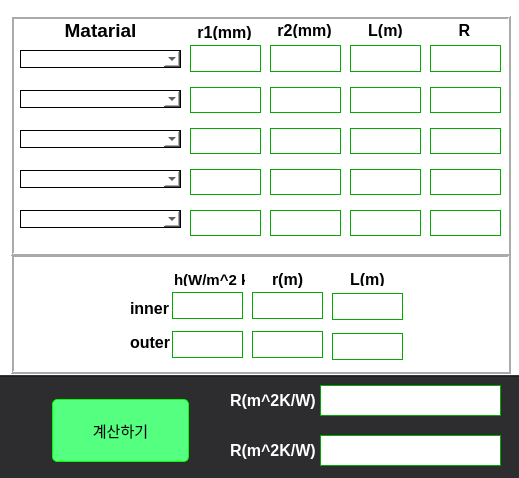
<?xml version="1.0" encoding="UTF-8"?>
<ui version="4.0">
 <class>R4</class>
 <widget class="QDialog" name="R4">
  <property name="geometry">
   <rect>
    <x>0</x>
    <y>0</y>
    <width>519</width>
    <height>478</height>
   </rect>
  </property>
  <property name="palette">
   <palette>
    <active>
     <colorrole role="WindowText">
      <brush brushstyle="SolidPattern">
       <color alpha="255">
        <red>0</red>
        <green>0</green>
        <blue>0</blue>
       </color>
      </brush>
     </colorrole>
     <colorrole role="Button">
      <brush brushstyle="SolidPattern">
       <color alpha="255">
        <red>255</red>
        <green>255</green>
        <blue>255</blue>
       </color>
      </brush>
     </colorrole>
     <colorrole role="Text">
      <brush brushstyle="SolidPattern">
       <color alpha="255">
        <red>0</red>
        <green>0</green>
        <blue>0</blue>
       </color>
      </brush>
     </colorrole>
     <colorrole role="ButtonText">
      <brush brushstyle="SolidPattern">
       <color alpha="255">
        <red>0</red>
        <green>0</green>
        <blue>0</blue>
       </color>
      </brush>
     </colorrole>
     <colorrole role="Base">
      <brush brushstyle="SolidPattern">
       <color alpha="255">
        <red>255</red>
        <green>255</green>
        <blue>255</blue>
       </color>
      </brush>
     </colorrole>
     <colorrole role="Window">
      <brush brushstyle="SolidPattern">
       <color alpha="255">
        <red>255</red>
        <green>255</green>
        <blue>255</blue>
       </color>
      </brush>
     </colorrole>
    </active>
    <inactive>
     <colorrole role="WindowText">
      <brush brushstyle="SolidPattern">
       <color alpha="255">
        <red>0</red>
        <green>0</green>
        <blue>0</blue>
       </color>
      </brush>
     </colorrole>
     <colorrole role="Button">
      <brush brushstyle="SolidPattern">
       <color alpha="255">
        <red>255</red>
        <green>255</green>
        <blue>255</blue>
       </color>
      </brush>
     </colorrole>
     <colorrole role="Text">
      <brush brushstyle="SolidPattern">
       <color alpha="255">
        <red>0</red>
        <green>0</green>
        <blue>0</blue>
       </color>
      </brush>
     </colorrole>
     <colorrole role="ButtonText">
      <brush brushstyle="SolidPattern">
       <color alpha="255">
        <red>0</red>
        <green>0</green>
        <blue>0</blue>
       </color>
      </brush>
     </colorrole>
     <colorrole role="Base">
      <brush brushstyle="SolidPattern">
       <color alpha="255">
        <red>255</red>
        <green>255</green>
        <blue>255</blue>
       </color>
      </brush>
     </colorrole>
     <colorrole role="Window">
      <brush brushstyle="SolidPattern">
       <color alpha="255">
        <red>255</red>
        <green>255</green>
        <blue>255</blue>
       </color>
      </brush>
     </colorrole>
    </inactive>
    <disabled>
     <colorrole role="WindowText">
      <brush brushstyle="SolidPattern">
       <color alpha="255">
        <red>0</red>
        <green>0</green>
        <blue>0</blue>
       </color>
      </brush>
     </colorrole>
     <colorrole role="Button">
      <brush brushstyle="SolidPattern">
       <color alpha="255">
        <red>255</red>
        <green>255</green>
        <blue>255</blue>
       </color>
      </brush>
     </colorrole>
     <colorrole role="Text">
      <brush brushstyle="SolidPattern">
       <color alpha="255">
        <red>0</red>
        <green>0</green>
        <blue>0</blue>
       </color>
      </brush>
     </colorrole>
     <colorrole role="ButtonText">
      <brush brushstyle="SolidPattern">
       <color alpha="255">
        <red>0</red>
        <green>0</green>
        <blue>0</blue>
       </color>
      </brush>
     </colorrole>
     <colorrole role="Base">
      <brush brushstyle="SolidPattern">
       <color alpha="255">
        <red>255</red>
        <green>255</green>
        <blue>255</blue>
       </color>
      </brush>
     </colorrole>
     <colorrole role="Window">
      <brush brushstyle="SolidPattern">
       <color alpha="255">
        <red>255</red>
        <green>255</green>
        <blue>255</blue>
       </color>
      </brush>
     </colorrole>
    </disabled>
   </palette>
  </property>
  <property name="contextMenuPolicy">
   <enum>Qt::DefaultContextMenu</enum>
  </property>
  <property name="windowTitle">
   <string>Dialog</string>
  </property>
  <property name="windowIcon">
   <iconset>
    <normaloff>:/newPrefix/캡처2.PNG</normaloff>:/newPrefix/캡처2.PNG</iconset>
  </property>
  <property name="windowOpacity">
   <double>1.000000000000000</double>
  </property>
  <property name="styleSheet">
   <string notr="true">QWidget {
background-color: rgb(255, 255, 255);
color: rgb(0, 0, 0);
}
QLineEdit {
border:1px solid rgb(0, 170, 0);
background-color: rgb(255, 255, 255);
color: rgb(0, 0, 0);
}
QLineEdit:disabled {
border:1px solid rgb(67, 67, 70);
background-color: rgb(45, 45, 48);
color: rgb(255, 255, 255);
}
QComboBox{
border:1px solid rgb(0, 0, 0);
background-color: rgb(255, 255, 255);
color: rgb(0, 0, 0);
}</string>
  </property>
  <widget class="QWidget" name="verticalLayoutWidget">
   <property name="geometry">
    <rect>
     <x>20</x>
     <y>35</y>
     <width>161</width>
     <height>211</height>
    </rect>
   </property>
   <layout class="QVBoxLayout" name="verticalLayout">
    <property name="spacing">
     <number>17</number>
    </property>
    <property name="topMargin">
     <number>10</number>
    </property>
    <property name="bottomMargin">
     <number>10</number>
    </property>
    <item>
     <widget class="QComboBox" name="comboBox_1"/>
    </item>
    <item>
     <widget class="QComboBox" name="comboBox_2"/>
    </item>
    <item>
     <widget class="QComboBox" name="comboBox_3"/>
    </item>
    <item>
     <widget class="QComboBox" name="comboBox_4"/>
    </item>
    <item>
     <widget class="QComboBox" name="comboBox_5"/>
    </item>
   </layout>
  </widget>
  <widget class="QWidget" name="verticalLayoutWidget_2">
   <property name="geometry">
    <rect>
     <x>190</x>
     <y>35</y>
     <width>71</width>
     <height>211</height>
    </rect>
   </property>
   <layout class="QVBoxLayout" name="verticalLayout_2">
    <property name="spacing">
     <number>15</number>
    </property>
    <property name="topMargin">
     <number>10</number>
    </property>
    <property name="bottomMargin">
     <number>10</number>
    </property>
    <item>
     <widget class="QLineEdit" name="r1input1">
      <property name="font">
       <font>
        <family>Arial</family>
        <pointsize>14</pointsize>
       </font>
      </property>
      <property name="styleSheet">
       <string notr="true"/>
      </property>
      <property name="text">
       <string/>
      </property>
     </widget>
    </item>
    <item>
     <widget class="QLineEdit" name="r1input2">
      <property name="font">
       <font>
        <family>Arial</family>
        <pointsize>14</pointsize>
       </font>
      </property>
      <property name="text">
       <string/>
      </property>
     </widget>
    </item>
    <item>
     <widget class="QLineEdit" name="r1input3">
      <property name="font">
       <font>
        <family>Arial</family>
        <pointsize>14</pointsize>
       </font>
      </property>
      <property name="text">
       <string/>
      </property>
     </widget>
    </item>
    <item>
     <widget class="QLineEdit" name="r1input4">
      <property name="font">
       <font>
        <family>Arial</family>
        <pointsize>14</pointsize>
       </font>
      </property>
      <property name="text">
       <string/>
      </property>
     </widget>
    </item>
    <item>
     <widget class="QLineEdit" name="r1input5">
      <property name="font">
       <font>
        <family>Arial</family>
        <pointsize>14</pointsize>
       </font>
      </property>
      <property name="text">
       <string/>
      </property>
     </widget>
    </item>
   </layout>
  </widget>
  <widget class="QWidget" name="verticalLayoutWidget_3">
   <property name="geometry">
    <rect>
     <x>270</x>
     <y>35</y>
     <width>71</width>
     <height>211</height>
    </rect>
   </property>
   <layout class="QVBoxLayout" name="verticalLayout_3">
    <property name="spacing">
     <number>15</number>
    </property>
    <property name="topMargin">
     <number>10</number>
    </property>
    <property name="bottomMargin">
     <number>10</number>
    </property>
    <item>
     <widget class="QLineEdit" name="r2input1">
      <property name="font">
       <font>
        <family>Arial</family>
        <pointsize>14</pointsize>
       </font>
      </property>
      <property name="text">
       <string/>
      </property>
     </widget>
    </item>
    <item>
     <widget class="QLineEdit" name="r2input2">
      <property name="font">
       <font>
        <family>Arial</family>
        <pointsize>14</pointsize>
       </font>
      </property>
      <property name="text">
       <string/>
      </property>
     </widget>
    </item>
    <item>
     <widget class="QLineEdit" name="r2input3">
      <property name="font">
       <font>
        <family>Arial</family>
        <pointsize>14</pointsize>
       </font>
      </property>
      <property name="text">
       <string/>
      </property>
     </widget>
    </item>
    <item>
     <widget class="QLineEdit" name="r2input4">
      <property name="font">
       <font>
        <family>Arial</family>
        <pointsize>14</pointsize>
       </font>
      </property>
      <property name="text">
       <string/>
      </property>
     </widget>
    </item>
    <item>
     <widget class="QLineEdit" name="r2input5">
      <property name="font">
       <font>
        <family>Arial</family>
        <pointsize>14</pointsize>
       </font>
      </property>
      <property name="text">
       <string/>
      </property>
     </widget>
    </item>
   </layout>
  </widget>
  <widget class="QWidget" name="verticalLayoutWidget_4">
   <property name="geometry">
    <rect>
     <x>350</x>
     <y>35</y>
     <width>71</width>
     <height>211</height>
    </rect>
   </property>
   <layout class="QVBoxLayout" name="verticalLayout_4">
    <property name="spacing">
     <number>15</number>
    </property>
    <property name="topMargin">
     <number>10</number>
    </property>
    <property name="bottomMargin">
     <number>10</number>
    </property>
    <item>
     <widget class="QLineEdit" name="Linput1">
      <property name="font">
       <font>
        <family>Arial</family>
        <pointsize>14</pointsize>
       </font>
      </property>
      <property name="text">
       <string/>
      </property>
     </widget>
    </item>
    <item>
     <widget class="QLineEdit" name="Linput2">
      <property name="font">
       <font>
        <family>Arial</family>
        <pointsize>14</pointsize>
       </font>
      </property>
      <property name="text">
       <string/>
      </property>
     </widget>
    </item>
    <item>
     <widget class="QLineEdit" name="Linput3">
      <property name="font">
       <font>
        <family>Arial</family>
        <pointsize>14</pointsize>
       </font>
      </property>
      <property name="text">
       <string/>
      </property>
     </widget>
    </item>
    <item>
     <widget class="QLineEdit" name="Linput4">
      <property name="font">
       <font>
        <family>Arial</family>
        <pointsize>14</pointsize>
       </font>
      </property>
      <property name="text">
       <string/>
      </property>
     </widget>
    </item>
    <item>
     <widget class="QLineEdit" name="Linput5">
      <property name="font">
       <font>
        <family>Arial</family>
        <pointsize>14</pointsize>
       </font>
      </property>
      <property name="text">
       <string/>
      </property>
     </widget>
    </item>
   </layout>
  </widget>
  <widget class="QWidget" name="verticalLayoutWidget_5">
   <property name="geometry">
    <rect>
     <x>430</x>
     <y>35</y>
     <width>71</width>
     <height>211</height>
    </rect>
   </property>
   <layout class="QVBoxLayout" name="verticalLayout_5">
    <property name="spacing">
     <number>15</number>
    </property>
    <property name="topMargin">
     <number>10</number>
    </property>
    <property name="bottomMargin">
     <number>10</number>
    </property>
    <item>
     <widget class="QLineEdit" name="Rsol1">
      <property name="enabled">
       <bool>true</bool>
      </property>
      <property name="font">
       <font>
        <family>Arial</family>
        <pointsize>14</pointsize>
       </font>
      </property>
      <property name="text">
       <string/>
      </property>
     </widget>
    </item>
    <item>
     <widget class="QLineEdit" name="Rsol2">
      <property name="font">
       <font>
        <family>Arial</family>
        <pointsize>14</pointsize>
       </font>
      </property>
      <property name="text">
       <string/>
      </property>
     </widget>
    </item>
    <item>
     <widget class="QLineEdit" name="Rsol3">
      <property name="font">
       <font>
        <family>Arial</family>
        <pointsize>14</pointsize>
       </font>
      </property>
      <property name="text">
       <string/>
      </property>
     </widget>
    </item>
    <item>
     <widget class="QLineEdit" name="Rsol4">
      <property name="font">
       <font>
        <family>Arial</family>
        <pointsize>14</pointsize>
       </font>
      </property>
      <property name="text">
       <string/>
      </property>
     </widget>
    </item>
    <item>
     <widget class="QLineEdit" name="Rsol5">
      <property name="font">
       <font>
        <family>Arial</family>
        <pointsize>14</pointsize>
       </font>
      </property>
      <property name="text">
       <string/>
      </property>
     </widget>
    </item>
   </layout>
  </widget>
  <widget class="QFrame" name="frame">
   <property name="geometry">
    <rect>
     <x>-10</x>
     <y>375</y>
     <width>651</width>
     <height>131</height>
    </rect>
   </property>
   <property name="styleSheet">
    <string notr="true">QFrame {
background-color: rgb(45, 45, 48);
color: rgb(255, 255, 255);
}
QFrame.QLineEdit {
background-color: rgb(255, 255, 255);
color: rgb(255, 255, 255);
}</string>
   </property>
   <property name="frameShape">
    <enum>QFrame::Box</enum>
   </property>
   <property name="frameShadow">
    <enum>QFrame::Raised</enum>
   </property>
   <widget class="QPushButton" name="Closebutton">
    <property name="geometry">
     <rect>
      <x>60</x>
      <y>20</y>
      <width>141</width>
      <height>71</height>
     </rect>
    </property>
    <property name="font">
     <font>
      <pointsize>-1</pointsize>
      <underline>false</underline>
      <strikeout>false</strikeout>
     </font>
    </property>
    <property name="autoFillBackground">
     <bool>false</bool>
    </property>
    <property name="styleSheet">
     <string notr="true">QPushButton {
  background-color: rgb(85, 255, 127); /* Green */
  border: 1px solid rgb(0, 255, 0);
  border-radius: 5px;
  color: black;
  padding: 10px 20px;
  text-align: center;
  text-decoration: none;
  display: inline-block;
  font-size: 15px;
  margin: 4px 2px;
  -webkit-transition-duration: 0.4s; /* Safari */
  transition-duration: 0.4s;
  cursor: pointer;
}

QPushButton:hover {
  background-color: #4CAF50;
  color: white;
}</string>
    </property>
    <property name="inputMethodHints">
     <set>Qt::ImhNone</set>
    </property>
    <property name="text">
     <string>계산하기</string>
    </property>
    <property name="checkable">
     <bool>false</bool>
    </property>
   </widget>
   <widget class="QLabel" name="label_8">
    <property name="geometry">
     <rect>
      <x>240</x>
      <y>60</y>
      <width>90</width>
      <height>31</height>
     </rect>
    </property>
    <property name="font">
     <font>
      <family>Arial</family>
      <pointsize>12</pointsize>
      <weight>75</weight>
      <bold>true</bold>
     </font>
    </property>
    <property name="text">
     <string>R(m^2K/W)    :</string>
    </property>
   </widget>
   <widget class="QLineEdit" name="Rtotal">
    <property name="geometry">
     <rect>
      <x>330</x>
      <y>10</y>
      <width>181</width>
      <height>31</height>
     </rect>
    </property>
    <property name="font">
     <font>
      <family>Arial</family>
      <pointsize>14</pointsize>
     </font>
    </property>
    <property name="text">
     <string/>
    </property>
   </widget>
   <widget class="QLabel" name="label_3">
    <property name="geometry">
     <rect>
      <x>240</x>
      <y>10</y>
      <width>90</width>
      <height>31</height>
     </rect>
    </property>
    <property name="font">
     <font>
      <family>Arial</family>
      <pointsize>12</pointsize>
      <weight>75</weight>
      <bold>true</bold>
     </font>
    </property>
    <property name="text">
     <string>R(m^2K/W)    :</string>
    </property>
    <property name="alignment">
     <set>Qt::AlignLeading|Qt::AlignLeft|Qt::AlignVCenter</set>
    </property>
   </widget>
   <widget class="QLineEdit" name="Rtotalair">
    <property name="geometry">
     <rect>
      <x>330</x>
      <y>60</y>
      <width>181</width>
      <height>31</height>
     </rect>
    </property>
    <property name="font">
     <font>
      <family>Arial</family>
      <pointsize>14</pointsize>
     </font>
    </property>
    <property name="text">
     <string/>
    </property>
   </widget>
  </widget>
  <widget class="QLabel" name="label_1">
   <property name="geometry">
    <rect>
     <x>21</x>
     <y>22</y>
     <width>159</width>
     <height>16</height>
    </rect>
   </property>
   <property name="font">
    <font>
     <family>Arial</family>
     <pointsize>14</pointsize>
     <weight>75</weight>
     <bold>true</bold>
    </font>
   </property>
   <property name="layoutDirection">
    <enum>Qt::LeftToRight</enum>
   </property>
   <property name="text">
    <string>Matarial</string>
   </property>
   <property name="alignment">
    <set>Qt::AlignCenter</set>
   </property>
  </widget>
  <widget class="QLabel" name="label_4">
   <property name="geometry">
    <rect>
     <x>190</x>
     <y>24</y>
     <width>69</width>
     <height>16</height>
    </rect>
   </property>
   <property name="font">
    <font>
     <family>Arial</family>
     <pointsize>12</pointsize>
     <weight>75</weight>
     <bold>true</bold>
    </font>
   </property>
   <property name="text">
    <string>r1(mm)</string>
   </property>
   <property name="alignment">
    <set>Qt::AlignCenter</set>
   </property>
  </widget>
  <widget class="QLabel" name="label_5">
   <property name="geometry">
    <rect>
     <x>270</x>
     <y>22</y>
     <width>69</width>
     <height>16</height>
    </rect>
   </property>
   <property name="font">
    <font>
     <family>Arial</family>
     <pointsize>12</pointsize>
     <weight>75</weight>
     <bold>true</bold>
    </font>
   </property>
   <property name="text">
    <string>r2(mm)</string>
   </property>
   <property name="alignment">
    <set>Qt::AlignCenter</set>
   </property>
  </widget>
  <widget class="QLabel" name="label_6">
   <property name="geometry">
    <rect>
     <x>351</x>
     <y>22</y>
     <width>69</width>
     <height>16</height>
    </rect>
   </property>
   <property name="font">
    <font>
     <family>Arial</family>
     <pointsize>12</pointsize>
     <weight>75</weight>
     <bold>true</bold>
    </font>
   </property>
   <property name="text">
    <string>L(m)</string>
   </property>
   <property name="alignment">
    <set>Qt::AlignCenter</set>
   </property>
  </widget>
  <widget class="QLabel" name="label_7">
   <property name="geometry">
    <rect>
     <x>430</x>
     <y>22</y>
     <width>69</width>
     <height>16</height>
    </rect>
   </property>
   <property name="font">
    <font>
     <family>Arial</family>
     <pointsize>12</pointsize>
     <weight>75</weight>
     <bold>true</bold>
    </font>
   </property>
   <property name="text">
    <string>R</string>
   </property>
   <property name="alignment">
    <set>Qt::AlignCenter</set>
   </property>
  </widget>
  <widget class="QFrame" name="frame_2">
   <property name="geometry">
    <rect>
     <x>10</x>
     <y>15</y>
     <width>501</width>
     <height>241</height>
    </rect>
   </property>
   <property name="frameShape">
    <enum>QFrame::Box</enum>
   </property>
   <property name="frameShadow">
    <enum>QFrame::Raised</enum>
   </property>
   <property name="lineWidth">
    <number>2</number>
   </property>
  </widget>
  <widget class="QFrame" name="frame_3">
   <property name="geometry">
    <rect>
     <x>10</x>
     <y>253</y>
     <width>501</width>
     <height>121</height>
    </rect>
   </property>
   <property name="frameShape">
    <enum>QFrame::Box</enum>
   </property>
   <property name="frameShadow">
    <enum>QFrame::Raised</enum>
   </property>
   <property name="lineWidth">
    <number>2</number>
   </property>
   <widget class="QLabel" name="Outerh222">
    <property name="geometry">
     <rect>
      <x>120</x>
      <y>74</y>
      <width>41</width>
      <height>31</height>
     </rect>
    </property>
    <property name="font">
     <font>
      <family>Arial</family>
      <pointsize>12</pointsize>
      <weight>75</weight>
      <bold>true</bold>
     </font>
    </property>
    <property name="text">
     <string>outer :</string>
    </property>
   </widget>
   <widget class="QLabel" name="label_13">
    <property name="geometry">
     <rect>
      <x>340</x>
      <y>16</y>
      <width>40</width>
      <height>21</height>
     </rect>
    </property>
    <property name="font">
     <font>
      <family>Arial</family>
      <pointsize>12</pointsize>
      <weight>75</weight>
      <bold>true</bold>
     </font>
    </property>
    <property name="text">
     <string>L(m)</string>
    </property>
   </widget>
   <widget class="QWidget" name="layoutWidget">
    <property name="geometry">
     <rect>
      <x>242</x>
      <y>33</y>
      <width>71</width>
      <height>79</height>
     </rect>
    </property>
    <layout class="QVBoxLayout" name="verticalLayout_8">
     <item>
      <widget class="QLineEdit" name="Innerr">
       <property name="font">
        <font>
         <family>Arial</family>
         <pointsize>14</pointsize>
        </font>
       </property>
       <property name="text">
        <string/>
       </property>
      </widget>
     </item>
     <item>
      <widget class="QLineEdit" name="Outerr">
       <property name="font">
        <font>
         <family>Arial</family>
         <pointsize>14</pointsize>
        </font>
       </property>
       <property name="text">
        <string/>
       </property>
      </widget>
     </item>
    </layout>
   </widget>
   <widget class="QWidget" name="layoutWidget">
    <property name="geometry">
     <rect>
      <x>322</x>
      <y>33</y>
      <width>71</width>
      <height>81</height>
     </rect>
    </property>
    <layout class="QVBoxLayout" name="verticalLayout_9">
     <item>
      <widget class="QLineEdit" name="InnerL">
       <property name="font">
        <font>
         <family>Arial</family>
         <pointsize>14</pointsize>
        </font>
       </property>
       <property name="text">
        <string/>
       </property>
      </widget>
     </item>
     <item>
      <widget class="QLineEdit" name="OuterL">
       <property name="font">
        <font>
         <family>Arial</family>
         <pointsize>14</pointsize>
        </font>
       </property>
       <property name="text">
        <string/>
       </property>
      </widget>
     </item>
    </layout>
   </widget>
   <widget class="QLabel" name="label_10">
    <property name="geometry">
     <rect>
      <x>164</x>
      <y>16</y>
      <width>71</width>
      <height>21</height>
     </rect>
    </property>
    <property name="font">
     <font>
      <family>Arial</family>
      <pointsize>11</pointsize>
      <weight>75</weight>
      <bold>true</bold>
     </font>
    </property>
    <property name="text">
     <string>h(W/m^2 k)</string>
    </property>
   </widget>
   <widget class="QWidget" name="layoutWidget">
    <property name="geometry">
     <rect>
      <x>162</x>
      <y>33</y>
      <width>71</width>
      <height>79</height>
     </rect>
    </property>
    <layout class="QVBoxLayout" name="verticalLayout_6">
     <item>
      <widget class="QLineEdit" name="Innerh">
       <property name="font">
        <font>
         <family>Arial</family>
         <pointsize>14</pointsize>
        </font>
       </property>
       <property name="text">
        <string/>
       </property>
      </widget>
     </item>
     <item>
      <widget class="QLineEdit" name="Outerh">
       <property name="font">
        <font>
         <family>Arial</family>
         <pointsize>14</pointsize>
        </font>
       </property>
       <property name="text">
        <string/>
       </property>
      </widget>
     </item>
    </layout>
   </widget>
   <widget class="QLabel" name="label_12">
    <property name="geometry">
     <rect>
      <x>262</x>
      <y>16</y>
      <width>40</width>
      <height>21</height>
     </rect>
    </property>
    <property name="font">
     <font>
      <family>Arial</family>
      <pointsize>12</pointsize>
      <weight>75</weight>
      <bold>true</bold>
     </font>
    </property>
    <property name="text">
     <string>r(m)</string>
    </property>
   </widget>
   <widget class="QLabel" name="label_9">
    <property name="geometry">
     <rect>
      <x>120</x>
      <y>40</y>
      <width>41</width>
      <height>31</height>
     </rect>
    </property>
    <property name="font">
     <font>
      <family>Arial</family>
      <pointsize>12</pointsize>
      <weight>75</weight>
      <bold>true</bold>
     </font>
    </property>
    <property name="text">
     <string>inner :</string>
    </property>
   </widget>
  </widget>
  <zorder>frame_3</zorder>
  <zorder>frame_2</zorder>
  <zorder>verticalLayoutWidget</zorder>
  <zorder>verticalLayoutWidget_2</zorder>
  <zorder>verticalLayoutWidget_3</zorder>
  <zorder>verticalLayoutWidget_4</zorder>
  <zorder>verticalLayoutWidget_5</zorder>
  <zorder>frame</zorder>
  <zorder>label_1</zorder>
  <zorder>label_4</zorder>
  <zorder>label_5</zorder>
  <zorder>label_6</zorder>
  <zorder>label_7</zorder>
 </widget>
 <resources/>
 <connections/>
</ui>
